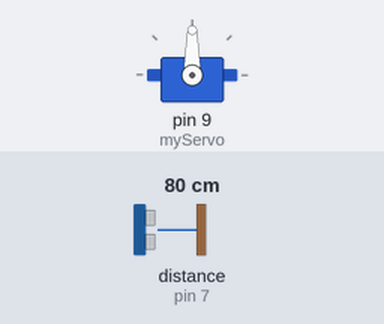
A sketch run on a simulated Arduino Uno, built with avr-gcc and run on an emulated ATmega328P. Shown: servo. Wiring (inferred from the names in the program): ultrasonic range finder: trigger pin 6; echo pin 7. Inputs (shaded band) come from the test bench; at power-on: distance to the obstacle (sensor on pin 7) 80 cm. The echo pulse lasts 58.3 µs per cm; what the sketch prints to the serial monitor is not drawn.

Above: at 1.2 s.
1.3 s: distance to the obstacle (sensor on pin 7) set to 12 cm
2.8 s: distance to the obstacle (sensor on pin 7) set to 9 cm
At 2.95 s:
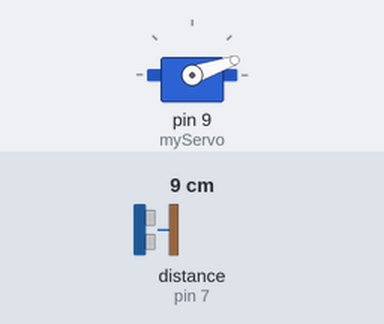
At 3.55 s:
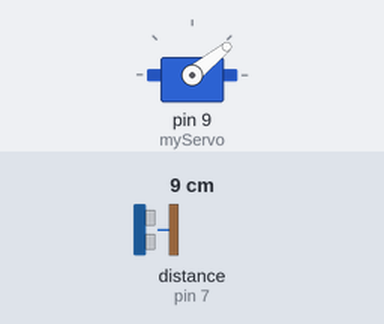
Timing chart, 0 to 14.8 s (numbered marks = the images above; inputs shaded):
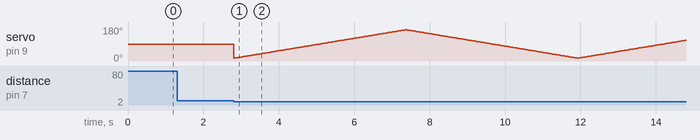

Measured:
- the behaviour switches between 11 and 10 cm on distance to the obstacle (sensor on pin 7) (found by bisection; images 0 and 1)
- after the input at 1.3 s, every drawn part: stays the same

The sketch:

digital_dustbin.ino
```cpp
// # Arduino-Projects
// In this repository , I am going to post all the codes of my arduino projects

#include <Servo.h>

// Defines Trig and Echo pins of the Ultrasonic Sensor

const int trigPin = 6;
const int echoPin = 7;
long duration;
int distance;

// Creates a servo object for controlling the servo motor
Servo myServo;

void setup() {

  pinMode(trigPin, OUTPUT); // Sets the trigPin as an Output
  pinMode(echoPin, INPUT); // Sets the echoPin as an Input
  Serial.begin(9600);
  myServo.attach(9); // connect servo motor pin to 9

             }

void loop() {

   distance = calculateDistance();

   // check whether the distance is less than 10 cm or not

   if (distance < 10 ){

  // rotates the servo motor from 15 to 165 degrees
  for (int i = 15; i <= 165; i++) {
    myServo.write(i);
    delay(30);

    Serial.print(i);
    Serial.print(",");
    Serial.print(distance);
    Serial.print(".");

                                   }

  // Repeats the previous lines from 165 to 15 degrees
  for (int i = 165; i > 15; i--) {
    myServo.write(i);
    delay(30);

    Serial.print(i);
    Serial.print(",");
    Serial.print(distance);
    Serial.print(".");

                                  }

                       }

              }

// Function for calculating the distance measured by the Ultrasonic sensor

int calculateDistance() {

  digitalWrite(trigPin, LOW);
  delayMicroseconds(2);

  digitalWrite(trigPin, HIGH);
  delayMicroseconds(10);
  digitalWrite(trigPin, LOW);
  duration = pulseIn(echoPin, HIGH);

  distance = duration * 0.034 / 2;  // formula to calculate distance
  return distance;

}
```
